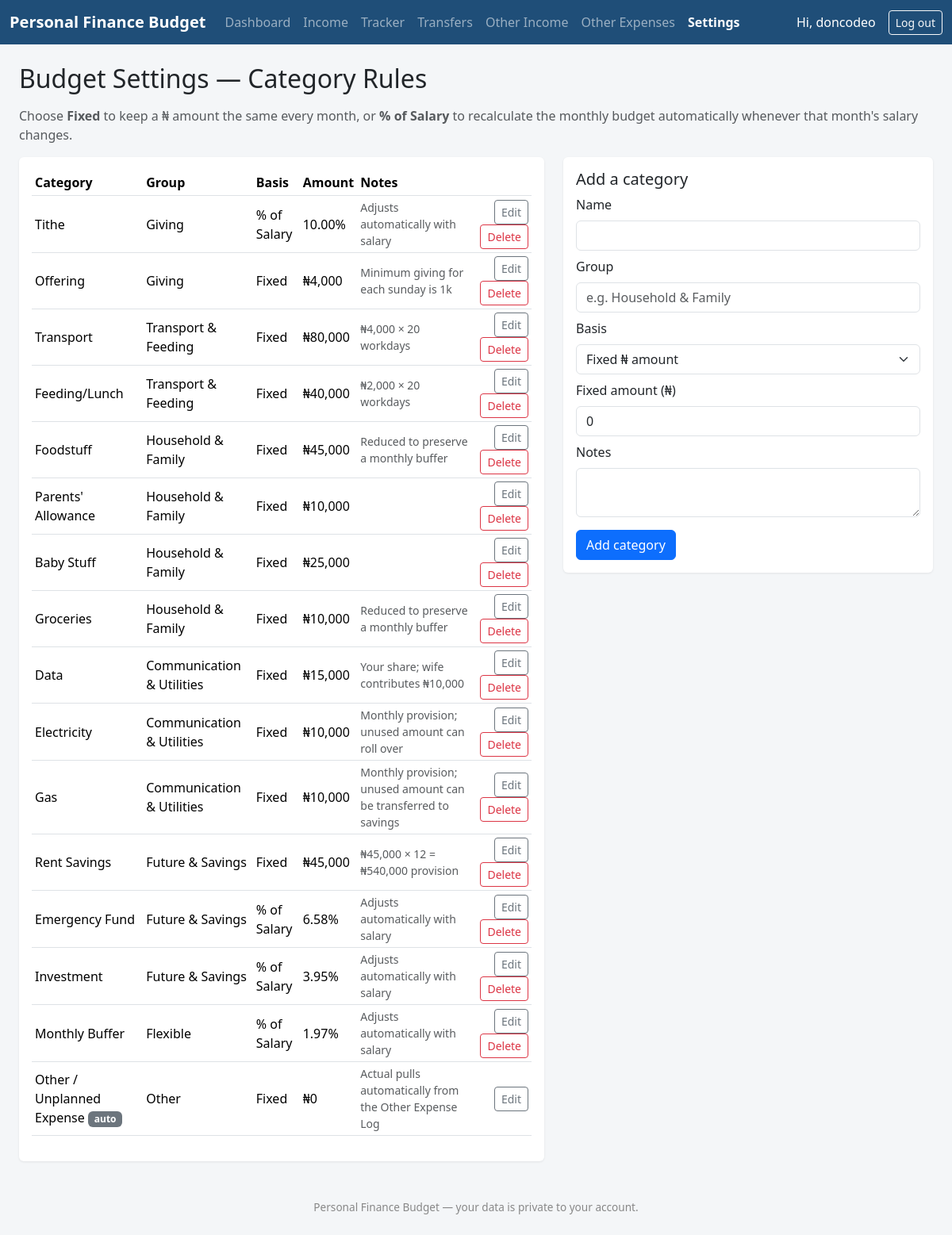
The page /settings.php (signed in) on the database its author committed.
### tables this page shows
CREATE TABLE users (
            id INTEGER PRIMARY KEY AUTOINCREMENT,
            username TEXT UNIQUE NOT NULL,
            password_hash TEXT NOT NULL,
            currency_symbol TEXT NOT NULL DEFAULT '₦',
            created_at TEXT NOT NULL DEFAULT (datetime('now'))
        );

CREATE TABLE categories (
            id INTEGER PRIMARY KEY AUTOINCREMENT,
            user_id INTEGER NOT NULL REFERENCES users(id) ON DELETE CASCADE,
            name TEXT NOT NULL,
            group_name TEXT NOT NULL DEFAULT 'General',
            basis TEXT NOT NULL CHECK (basis IN ('fixed','percent')),
            fixed_amount REAL,
            percent REAL,
            notes TEXT DEFAULT '',
            is_other INTEGER NOT NULL DEFAULT 0,
            sort_order INTEGER NOT NULL DEFAULT 0,
            archived INTEGER NOT NULL DEFAULT 0
        );

### src/db.php (called while the page is built, shortened)
<?php
function get_db(): PDO
{
    static $pdo = null;
    if ($pdo !== null) {
        return $pdo;
    }
    $pdo = new PDO('sqlite:' . DB_PATH);
    $pdo->setAttribute(PDO::ATTR_ERRMODE, PDO::ERRMODE_EXCEPTION);
    $pdo->exec('PRAGMA foreign_keys = ON');
    return $pdo;
}

### src/auth.php (called while the page is built, shortened)
<?php
function current_user(): ?array
{
    $stmt = get_db()->prepare('SELECT id, username, currency_symbol FROM users WHERE id = ?');
    $stmt->execute([$_SESSION['user_id']]);
    $row = $stmt->fetch(PDO::FETCH_ASSOC);
    $user = $row;
    return $user;
}
function require_login(): array
{
    $user = current_user();
    return $user;
}

### src/helpers.php (called while the page is built, shortened)
<?php
function fmt_money(float $amount, string $symbol = '₦'): string
{
    return $symbol . number_format($amount, 0);
}
function h(?string $s): string
{
    return htmlspecialchars($s ?? '', ENT_QUOTES);
}
function get_categories(PDO $pdo, int $userId): array
{
    $stmt = $pdo->prepare('SELECT * FROM categories WHERE user_id = ? AND archived = 0 ORDER BY sort_order, id');
    $stmt->execute([$userId]);
    return $stmt->fetchAll(PDO::FETCH_ASSOC);
}

### public/settings.php (the view, shortened to what this page needs)
<?php
require __DIR__ . '/../src/db.php';
require __DIR__ . '/../src/auth.php';
require __DIR__ . '/../src/helpers.php';
$user = require_login();
$pdo = get_db();
$userId = (int)$user['id'];
$editCat = null;
$categories = get_categories($pdo, $userId);
$activePage = 'settings';
require __DIR__ . '/../src/layout_header.php';
?>
<h2 class="mb-3">Budget Settings — Category Rules</h2>
<p class="text-muted">Choose <strong>Fixed</strong> to keep a ₦ amount the same every month, or <strong>% of Salary</strong>
to recalculate the monthly budget automatically whenever that month's salary changes.</p>
<div class="row g-4">
  <div class="col-lg-7">
    <div class="card p-3">
      <div class="table-responsive">
        <table class="table table-sm align-middle">
          <thead><tr><th>Category</th><th>Group</th><th>Basis</th><th>Amount</th><th>Notes</th><th></th></tr></thead>
          <tbody>
          <?php foreach ($categories as $cat): ?>
            <tr>
              <td><?= h($cat['name']) ?><?= $cat['is_other'] ? ' <span class="badge bg-secondary">auto</span>' : '' ?></td>
              <td><?= h($cat['group_name']) ?></td>
              <td><?= $cat['basis'] === 'percent' ? '% of Salary' : 'Fixed' ?></td>
              <td>
                <?= $cat['basis'] === 'percent'
                    ? number_format(((float)$cat['percent']) * 100, 2) . '%'
                    : fmt_money((float)$cat['fixed_amount'], $user['currency_symbol']) ?>
              </td>
              <td class="small text-muted"><?= h($cat['notes']) ?></td>
              <td class="text-end">
                <a class="btn btn-sm btn-outline-secondary" href="settings.php?edit=<?= $cat['id'] ?>">Edit</a>
                <?php if (!$cat['is_other']): ?>
                <form method="post" class="d-inline" onsubmit="return confirm('Delete this category? Its history stays in the log tables but will no longer appear on the Tracker.');">
                  <button class="btn btn-sm btn-outline-danger" type="submit">Delete</button>
                </form>
                <?php endif; ?>
              </td>
            </tr>
          <?php endforeach; ?>
          </tbody>
        </table>
      </div>
    </div>
  </div>
  <div class="col-lg-5">
    <div class="card p-3">
      <h5><?= $editCat ? 'Edit category' : 'Add a category' ?></h5>
      <form method="post">
        <div class="mb-2">
          <label class="form-label">Name</label>
          <input type="text" name="name" class="form-control" required value="<?= h($editCat['name'] ?? '') ?>">
        </div>
        <div class="mb-2">
          <label class="form-label">Group</label>
          <input type="text" name="group_name" class="form-control" placeholder="e.g. Household & Family"
                 value="<?= h($editCat['group_name'] ?? '') ?>">
        </div>
        <div class="mb-2">
          <label class="form-label">Basis</label>
          <select name="basis" class="form-select" id="basisSelect" onchange="toggleBasis()">
            <option value="fixed" <?= (($editCat['basis'] ?? 'fixed') === 'fixed') ? 'selected' : '' ?>>Fixed ₦ amount</option>
          </select>
        </div>
        <div class="mb-2" id="fixedField">
          <label class="form-label">Fixed amount (₦)</label>
          <input type="number" step="0.01" name="fixed_amount" class="form-control"
                 value="<?= h((string)($editCat['fixed_amount'] ?? '0')) ?>">
        </div>
        <div class="mb-3">
          <label class="form-label">Notes</label>
          <textarea name="notes" class="form-control" rows="2"><?= h($editCat['notes'] ?? '') ?></textarea>
        </div>
        <button class="btn btn-primary" type="submit"><?= $editCat ? 'Save changes' : 'Add category' ?></button>
      </form>
    </div>
  </div>
</div>
<?php require __DIR__ . '/../src/layout_footer.php'; ?>

### src/layout_header.php (shortened to what this page needs)
<?php
$activePage = $activePage ?? '';
?>
<!DOCTYPE html>
<html lang="en">
<head>
<link href="https://cdn.jsdelivr.net/npm/bootstrap@5.3.3/dist/css/bootstrap.min.css" rel="stylesheet">
</head>
<body>
<?php if ($user): ?>
<nav class="navbar navbar-expand-lg navbar-dark" style="background-color:#1f4e78;">
  <div class="container-fluid">
    <a class="navbar-brand" href="dashboard.php"><?= h(APP_NAME) ?></a>
    <div class="collapse navbar-collapse" id="nav">
      <ul class="navbar-nav me-auto">
        <li class="nav-item"><a class="nav-link <?= $activePage==='dashboard'?'active fw-bold':'' ?>" href="dashboard.php">Dashboard</a></li>
        <li class="nav-item"><a class="nav-link <?= $activePage==='income'?'active fw-bold':'' ?>" href="income.php">Income</a></li>
        <li class="nav-item"><a class="nav-link <?= $activePage==='tracker'?'active fw-bold':'' ?>" href="tracker.php">Tracker</a></li>
        <li class="nav-item"><a class="nav-link <?= $activePage==='transfers'?'active fw-bold':'' ?>" href="transfers.php">Transfers</a></li>
        <li class="nav-item"><a class="nav-link <?= $activePage==='other_income'?'active fw-bold':'' ?>" href="other_income.php">Other Income</a></li>
        <li class="nav-item"><a class="nav-link <?= $activePage==='other_expenses'?'active fw-bold':'' ?>" href="other_expenses.php">Other Expenses</a></li>
        <li class="nav-item"><a class="nav-link <?= $activePage==='settings'?'active fw-bold':'' ?>" href="settings.php">Settings</a></li>
      </ul>
      <span class="navbar-text text-white me-3">Hi, <?= h($user['username']) ?></span>
      <a class="btn btn-sm btn-outline-light" href="logout.php">Log out</a>
    </div>
  </div>
</nav>
<?php endif; ?>
<div class="container-fluid py-4 px-4">

### src/layout_footer.php (shortened to what this page needs)
</div>
<footer class="text-center py-4">
  <?= h(APP_NAME) ?> &mdash; your data is private to your account.
</footer>
</body>
</html>

### src/layout_header.php (style rules this page uses)
body { background-color: #f4f6f8; }
.navbar-brand { font-weight: 600; }
.card { border: none; box-shadow: 0 1px 3px rgba(0,0,0,.08); }
th { background-color: #1f4e78; color: #fff; }
footer { color: #888; font-size: .85rem; }

### rows shown on the page
users: username "doncodeo"
categories: name "Tithe", group_name "Giving", basis "% of Salary", ((float)$cat['percent'])*100 "10.00", notes "Adjusts automatically with salary"
categories: name "Offering", group_name "Giving", basis "Fixed", fixed_amount.currency_symbol "₦4,000", notes "Minimum giving for each sunday is 1k"
categories: name "Transport", group_name "Transport & Feeding", basis "Fixed", fixed_amount.currency_symbol "₦80,000", notes "₦4,000 × 20 workdays"
categories: name "Feeding/Lunch", group_name "Transport & Feeding", basis "Fixed", fixed_amount.currency_symbol "₦40,000", notes "₦2,000 × 20 workdays"
categories: name "Foodstuff", group_name "Household & Family", basis "Fixed", fixed_amount.currency_symbol "₦45,000", notes "Reduced to preserve a monthly buffer"
categories: name "Parents' Allowance", group_name "Household & Family", basis "Fixed", fixed_amount.currency_symbol "₦10,000"
categories: name "Baby Stuff", group_name "Household & Family", basis "Fixed", fixed_amount.currency_symbol "₦25,000"
categories: name "Groceries", group_name "Household & Family", basis "Fixed", fixed_amount.currency_symbol "₦10,000", notes "Reduced to preserve a monthly buffer"
categories: name "Data", group_name "Communication & Utilities", basis "Fixed", fixed_amount.currency_symbol "₦15,000", notes "Your share; wife contributes ₦10,000"
categories: name "Electricity", group_name "Communication & Utilities", basis "Fixed", fixed_amount.currency_symbol "₦10,000", notes "Monthly provision; unused amount can roll over"
categories: name "Gas", group_name "Communication & Utilities", basis "Fixed", fixed_amount.currency_symbol "₦10,000", notes "Monthly provision; unused amount can be transferred to savings"
categories: name "Rent Savings", group_name "Future & Savings", basis "Fixed", fixed_amount.currency_symbol "₦45,000", notes "₦45,000 × 12 = ₦540,000 provision"
categories: name "Emergency Fund", group_name "Future & Savings", basis "% of Salary", ((float)$cat['percent'])*100 "6.58", notes "Adjusts automatically with salary"
categories: name "Investment", group_name "Future & Savings", basis "% of Salary", ((float)$cat['percent'])*100 "3.95", notes "Adjusts automatically with salary"
categories: name "Monthly Buffer", group_name "Flexible", basis "% of Salary", ((float)$cat['percent'])*100 "1.97", notes "Adjusts automatically with salary"
categories: name "Other / Unplanned Expense", is_other "auto", group_name "Other", basis "Fixed", fixed_amount.currency_symbol "₦0", notes "Actual pulls automatically from the Other Expense Log"

### other values the page prints
APP_NAME "Personal Finance Budget"
